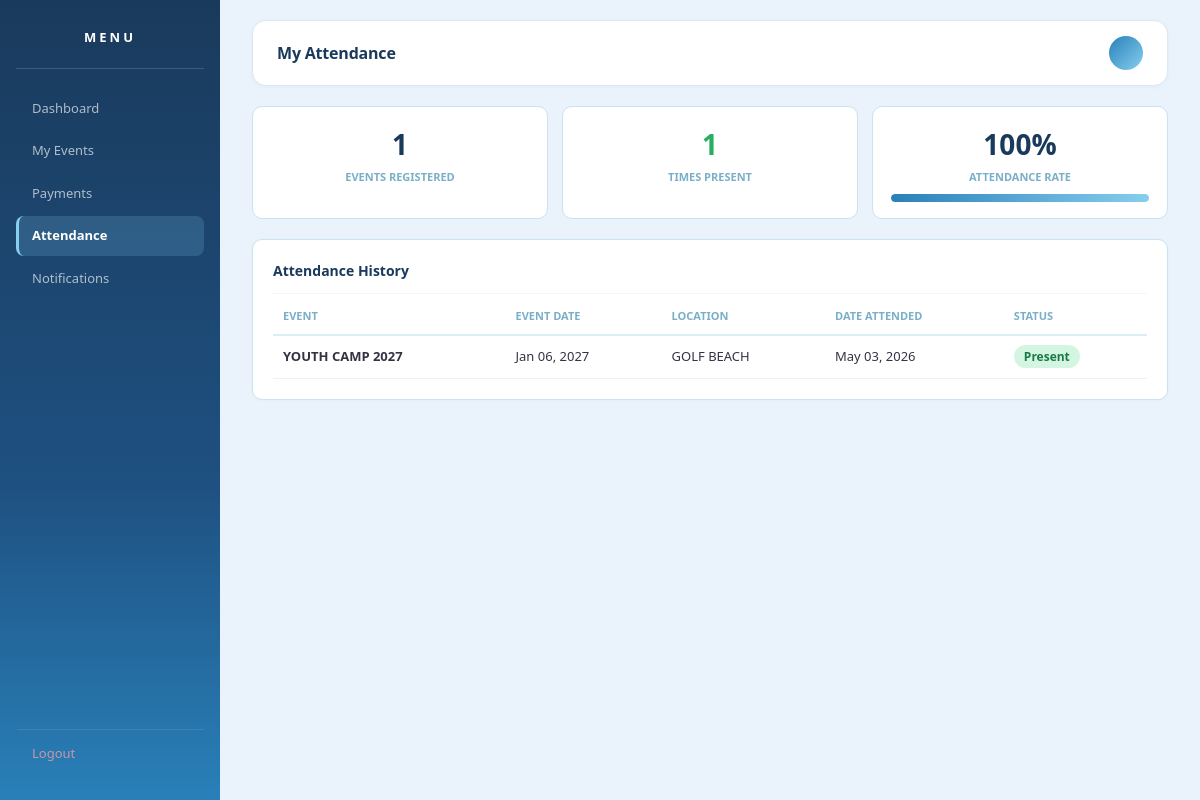
The app's page /user_attendance.php (signed in), older data.
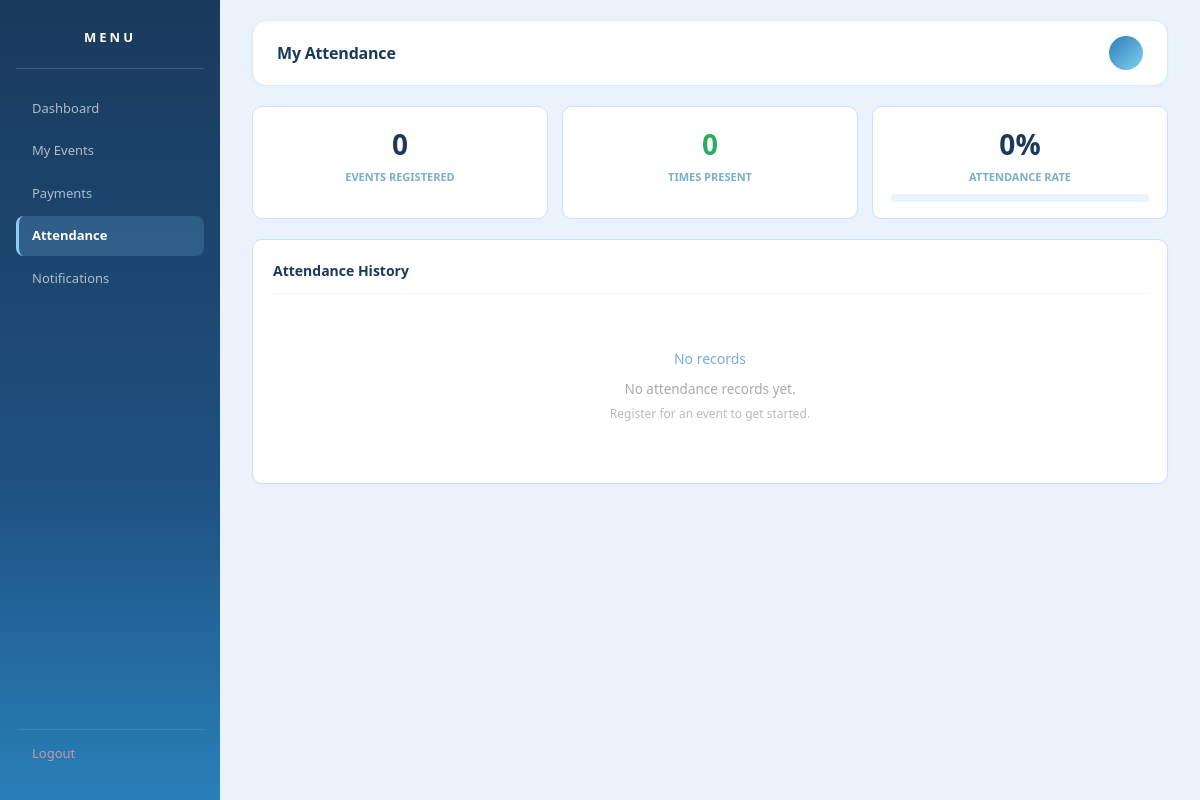
The same page, newer data.
### tables this page shows
CREATE TABLE `registrations` (
  `id` int(11) NOT NULL,
  `user_id` int(11) DEFAULT NULL,
  `event_id` int(11) DEFAULT NULL,
  `registration_date` timestamp NOT NULL DEFAULT current_timestamp()
);

CREATE TABLE `events` (
  `id` int(11) NOT NULL,
  `event_name` varchar(150) NOT NULL,
  `description` text DEFAULT NULL,
  `event_date` datetime NOT NULL,
  `event_end_date` datetime DEFAULT NULL,
  `location` varchar(150) DEFAULT NULL,
  `fee` decimal(10,2) DEFAULT 0.00,
  `is_free` tinyint(1) NOT NULL DEFAULT 0,
  `created_at` timestamp NOT NULL DEFAULT current_timestamp()
);

CREATE TABLE `attendance` (
  `id` int(11) NOT NULL,
  `user_id` int(11) DEFAULT NULL,
  `event_id` int(11) DEFAULT NULL,
  `status` enum('present','absent') DEFAULT 'absent',
  `attendance_date` date DEFAULT NULL
);

### user_attendance.php (the view, shortened to what this page needs)
<?php
require_once 'database.php';
$user_id    = $_SESSION['user_id'];
$user_name  = $_SESSION['user_name'] ?? 'User';
$first_name = explode(' ', trim($user_name))[0];
$initials   = strtoupper(substr($first_name, 0, 1));
$stmt = $conn->prepare("
    SELECT
        e.event_name,
        e.event_date,
        e.location,
        COALESCE(a.status, 'absent') AS status,
        a.attendance_date,
        r.registration_date
    FROM registrations r
    JOIN events e ON e.id = r.event_id
    LEFT JOIN attendance a ON a.event_id = e.id AND a.user_id = ?
    WHERE r.user_id = ?
    ORDER BY e.event_date DESC
");
$stmt->bind_param("ii", $user_id, $user_id);
$stmt->execute();
$history = $stmt->get_result();
$rows = [];
while ($row = $history->fetch_assoc()) $rows[] = $row;
$total_events = count($rows);
$total_present = count(array_filter($rows, fn($r) => $r['status'] === 'present'));
$attendance_rate = $total_events > 0 ? round(($total_present / $total_events) * 100) : 0;
?>
<!DOCTYPE html>
<html lang="en">
<head>
<link rel="stylesheet" href="user_dashboard.css">
</head>
<body>
<div class="sidebar">
    <h2>MENU</h2>
    <a href="user_dashboard.php">Dashboard</a>
    <a href="user_events.php">My Events</a>
    <a href="user_payments.php">Payments</a>
    <a href="user_attendance.php" class="active">Attendance</a>
    <a href="user_notifications.php">Notifications</a>
    <a href="logout.php" class="logout">Logout</a>
</div>
<div class="main">
<div class="header">
    <h1>My Attendance</h1>
    <div class="header-right">
        <div class="avatar"><?= $initials ?></div>
    </div>
</div>
<div class="container">
<div class="stat-row">
    <div class="stat-box">
        <div class="num"><?= $total_events ?></div>
        <div class="lbl">Events Registered</div>
    </div>
    <div class="stat-box">
        <div class="num" style="color:#27ae60;"><?= $total_present ?></div>
        <div class="lbl">Times Present</div>
    </div>
    <div class="stat-box">
        <div class="num"><?= $attendance_rate ?>%</div>
        <div class="lbl">Attendance Rate</div>
        <div class="progress-bar" style="margin-top:8px;">
            <div class="progress-fill" style="width:<?= $attendance_rate ?>%;"></div>
        </div>
    </div>
</div>
<div class="section" style="background:#fff;border:1px solid #c8e3f3;border-radius:10px;padding:20px;">
    <h2 style="font-size:14px;font-weight:600;color:#1a3a5c;margin-bottom:14px;">Attendance History</h2>
    <?php if (!empty($rows)): ?>
    <table style="width:100%;border-collapse:collapse;font-size:13px;">
        <tr>
            <th style="text-align:left;padding:0 10px 10px;color:#7aafc8;font-size:11px;font-weight:600;text-transform:uppercase;border-bottom:2px solid #daeef8;">Event</th>
            <th style="text-align:left;padding:0 10px 10px;color:#7aafc8;font-size:11px;font-weight:600;text-transform:uppercase;border-bottom:2px solid #daeef8;">Event Date</th>
            <th style="text-align:left;padding:0 10px 10px;color:#7aafc8;font-size:11px;font-weight:600;text-transform:uppercase;border-bottom:2px solid #daeef8;">Location</th>
            <th style="text-align:left;padding:0 10px 10px;color:#7aafc8;font-size:11px;font-weight:600;text-transform:uppercase;border-bottom:2px solid #daeef8;">Date Attended</th>
            <th style="text-align:left;padding:0 10px 10px;color:#7aafc8;font-size:11px;font-weight:600;text-transform:uppercase;border-bottom:2px solid #daeef8;">Status</th>
        </tr>
        <?php foreach ($rows as $r): ?>
        <tr>
            <td style="padding:11px 10px;border-bottom:1px solid #eaf3fb;color:#334;">
                <strong><?= htmlspecialchars($r['event_name']) ?></strong>
            </td>
            <td style="padding:11px 10px;border-bottom:1px solid #eaf3fb;color:#334;">
                <?= date('M d, Y', strtotime($r['event_date'])) ?>
            </td>
            <td style="padding:11px 10px;border-bottom:1px solid #eaf3fb;color:#334;">
                <?= htmlspecialchars($r['location'] ?? '—') ?>
            </td>
            <td style="padding:11px 10px;border-bottom:1px solid #eaf3fb;color:#334;">
                <?= $r['attendance_date'] ? date('M d, Y', strtotime($r['attendance_date'])) : '—' ?>
            </td>
            <td style="padding:11px 10px;border-bottom:1px solid #eaf3fb;">
                <?php if ($r['status'] === 'present'): ?>
                    <span class="pill-present">Present</span>
                <?php else: ?>
                    <span class="pill-absent">Absent</span>
                <?php endif; ?>
            </td>
        </tr>
        <?php endforeach; ?>
    </table>
    <?php else: ?>
    <div class="empty-state">
        <p style="font-size:14px;margin-bottom:10px;color:#7aafc8;">No records</p>
        <p>No attendance records yet.</p>
        <p style="font-size:12px;color:#bbb;margin-top:6px;">Register for an event to get started.</p>
    </div>
    <?php endif; ?>
</div>
</div>
</div>
</body>
</html>

Row changes from the older to the newer data that the page shows:
removed registrations: event.event_name "YOUTH CAMP 2027", event.event_date "Jan 06, 2027", event.location "GOLF BEACH", attendance.attendance_date "May 03, 2026"
Text that changed along with them:
$total_events: "1" → "0"
$total_present: "1" → "0"
$attendance_rate: "100" → "0"
text no longer shown: "EVENT EVENT DATE LOCATION DATE ATTENDED STATUS"
text now shown: "No records No attendance records yet. Register for an event to get started."
